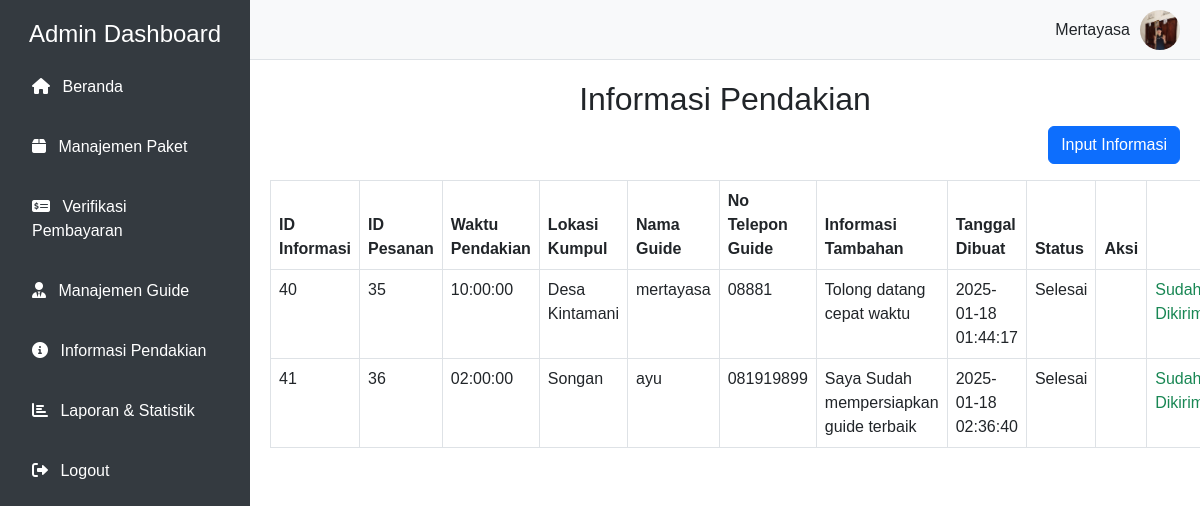
/admin_informasi_pendakian.php, run on the app's committed database.
### tables this page shows
CREATE TABLE `informasi_pendakian` (
  `id_informasi` int(11) NOT NULL,
  `id_pesanan` int(11) NOT NULL,
  `waktu_pendakian` time NOT NULL,
  `lokasi_kumpul` text NOT NULL,
  `nama_guide` varchar(100) DEFAULT NULL,
  `no_telepon_guide` varchar(15) DEFAULT NULL,
  `informasi_tambahan` text DEFAULT NULL,
  `tanggal_dibuat` timestamp NOT NULL DEFAULT current_timestamp()
);

CREATE TABLE `pesanan` (
  `id_pesanan` int(11) NOT NULL,
  `id_paket` int(11) NOT NULL,
  `id_guide` int(11) DEFAULT NULL,
  `id_pelanggan` int(11) NOT NULL,
  `tanggal_pesan` date NOT NULL,
  `tanggal_mendaki` date NOT NULL,
  `jumlah_orang` int(11) NOT NULL,
  `harga` decimal(10,2) NOT NULL,
  `catatan` text DEFAULT NULL,
  `bukti_pembayaran` text DEFAULT NULL,
  `status_pesanan` enum('Menunggu Konfirmasi','Dikonfirmasi','Menunggu Pembayaran','Menunggu Verifikasi','Diterima','Ditolak','Lunas','Dikirim','Selesai') NOT NULL DEFAULT 'Menunggu Konfirmasi',
  `total_harga` decimal(10,2) NOT NULL
);

### admin_informasi_pendakian.php (the view, shortened to what this page needs)
<?php
$conn = new mysqli("localhost", "root", "", "mb_paradise");
$query = "SELECT NAMA_ADMIN, FOTO_PROFIL, USERNAME, EMAIL FROM Admin WHERE ID_ADMIN = 1";
$result = $conn->query($query);
if ($result && $result->num_rows > 0) {
    $admin = $result->fetch_assoc();
    $nama_admin = isset($admin['NAMA_ADMIN']) ? $admin['NAMA_ADMIN'] : 'Tidak tersedia';
    $foto_profil = isset($admin['FOTO_PROFIL']) ? $admin['FOTO_PROFIL'] : 'assets/admin/poto.jpg';
} else {
    $nama_admin = 'Admin';
    $foto_profil = 'assets/profile/default.jpg';
    $username = 'Tidak tersedia';
    $email = 'Tidak tersedia';
}
$query_informasi = "SELECT ip.*, p.status_pesanan
                    FROM informasi_pendakian ip
                    JOIN pesanan p ON ip.id_pesanan = p.id_pesanan";
$result_informasi = $conn->query($query_informasi);
?>
<!DOCTYPE html>
<html lang="en">
<head>
    <link href="https://cdn.jsdelivr.net/npm/bootstrap@5.3.0-alpha1/dist/css/bootstrap.min.css" rel="stylesheet">
    <link href="https://cdnjs.cloudflare.com/ajax/libs/font-awesome/6.0.0-beta3/css/all.min.css" rel="stylesheet">
</head>
<body>
    <div class="sidebar">
        <h4 class="text-center">Admin Dashboard</h4>
        <ul class="nav flex-column px-3">
            <li class="nav-item">
                <a href="admin_dashboard.php" class="nav-link"><i class="fas fa-home me-2"></i> Beranda</a>
            </li>
            <li class="nav-item">
                <a href="admin_manage_paket.php" class="nav-link" ><i class="fas fa-box me-2"></i> Manajemen Paket</a>
            </li>
            <li class="nav-item">
                <a href="admin_verifikasi_pembayaran.php" class="nav-link"><i class="fas fa-money-check-alt me-2"></i> Verifikasi Pembayaran</a>
            </li>
            <li class="nav-item">
                <a href="admin_manajemen_guide.php" class="nav-link"><i class="fas fa-user-tie me-2"></i> Manajemen Guide</a>
            </li>
            <li class="nav-item">
                <a href="admin_informasi_pendakian.php" class="nav-link"><i class="fas fa-info-circle me-2"></i> Informasi Pendakian</a>
            </li>
            <li class="nav-item">
                <a href="admin_laporan.php" class="nav-link"><i class="fas fa-chart-bar me-2"></i> Laporan & Statistik</a>
            </li>
            <li class="nav-item">
                <a href="logout.php" class="nav-link"><i class="fas fa-sign-out-alt me-2"></i> Logout</a>
            </li>
        </ul>
    </div>
    <div class="navbar">
    <div class="profile" style="cursor: pointer;" data-bs-toggle="modal" data-bs-target="#adminInfoModal">
        <span><?php echo $nama_admin; ?></span>
        <img src="<?php echo $foto_profil; ?>" alt="Foto Profil">
    </div>
    </div>
    <div class="content">
        <h2 class="text-center">Informasi Pendakian</h2>
        <div class="mb-3 text-end">
            <a href="admin_input_informasi.php" class="btn btn-primary">Input Informasi</a>
        </div>
        <table class="table table-bordered">
            <thead>
                <tr>
                    <th>ID Informasi</th>
                    <th>ID Pesanan</th>
                    <th>Waktu Pendakian</th>
                    <th>Lokasi Kumpul</th>
                    <th>Nama Guide</th>
                    <th>No Telepon Guide</th>
                    <th>Informasi Tambahan</th>
                    <th>Tanggal Dibuat</th>
                    <th>Status</th>
                    <th>Aksi</th>
                </tr>
            </thead>
            <tbody>
                <?php if ($result_informasi->num_rows > 0): ?>
                    <?php while ($row = $result_informasi->fetch_assoc()): ?>
                        <tr>
                            <td><?php echo $row['id_informasi']; ?></td>
                            <td><?php echo $row['id_pesanan']; ?></td>
                            <td><?php echo $row['waktu_pendakian']; ?></td>
                            <td><?php echo $row['lokasi_kumpul']; ?></td>
                            <td><?php echo $row['nama_guide']; ?></td>
                            <td><?php echo $row['no_telepon_guide']; ?></td>
                            <td><?php echo $row['informasi_tambahan']; ?></td>
                            <td><?php echo $row['tanggal_dibuat']; ?></td>
                            <td><?php echo $row['status_pesanan']; ?></td>
                            <td>
                            <td>
                            <?php if ($row['status_pesanan'] === 'Selesai'): ?>
                                <span class="text-success">Sudah Dikirim</span>
                                <?php elseif ($row['status_pesanan'] !== 'Dikirim'): ?>
                                    <a href="admin_kirim_informasi.php?id_pesanan=<?php echo $row['id_pesanan']; ?>"
                                       class="btn btn-success btn-sm"
                                       onclick="return confirm('Apakah Anda yakin ingin mengirim informasi ini?')">Kirim Informasi</a>
                                <?php else: ?>
                                    <span class="text-success">Sudah Dikirim</span>
                                <?php endif; ?>
                            </td>
                        </tr>
                    <?php endwhile; ?>
                <?php else: ?>
                    <tr>
                        <td colspan="10" class="text-center">Tidak ada informasi pendakian.</td>
                    </tr>
                <?php endif; ?>
            </tbody>
        </table>
    </div>
</body>
</html>

### admin_informasi_pendakian.php (style rules this page uses)
body { font-family: Arial, sans-serif; }
.sidebar { height: 100vh; position: fixed; left: 0; top: 0; width: 250px; background-color: #343a40; color: white; padding-top: 20px; }
.sidebar .nav-link { color: white; margin: 10px 0; }
.content { margin-left: 250px; padding: 20px; }
.navbar { margin-left: 250px; background-color: #f8f9fa; height: 60px; padding: 10px 20px; display: flex; justify-content: flex-end; align-items: center; border-bottom: 1px solid #dee2e6; }
.navbar .profile { display: flex; align-items: center; gap: 10px; }
.navbar .profile img { width: 40px; height: 40px; border-radius: 50%; object-fit: cover; }

### data on the page
informasi_pendakian: id_informasi "40", id_pesanan "35", waktu_pendakian "10:00:00", lokasi_kumpul "Desa Kintamani", nama_guide "mertayasa", no_telepon_guide "08881", informasi_tambahan "Tolong datang cepat waktu", tanggal_dibuat "2025-01-18 01:44:17", id_pesanan.status_pesanan "Selesai"
informasi_pendakian: id_informasi "41", id_pesanan "36", waktu_pendakian "02:00:00", lokasi_kumpul "Songan", nama_guide "ayu", no_telepon_guide "081919899", informasi_tambahan "Saya Sudah mempersiapkan guide terbaik", tanggal_dibuat "2025-01-18 02:36:40", id_pesanan.status_pesanan "Selesai"

### other printed values
$nama_admin "Mertayasa"
